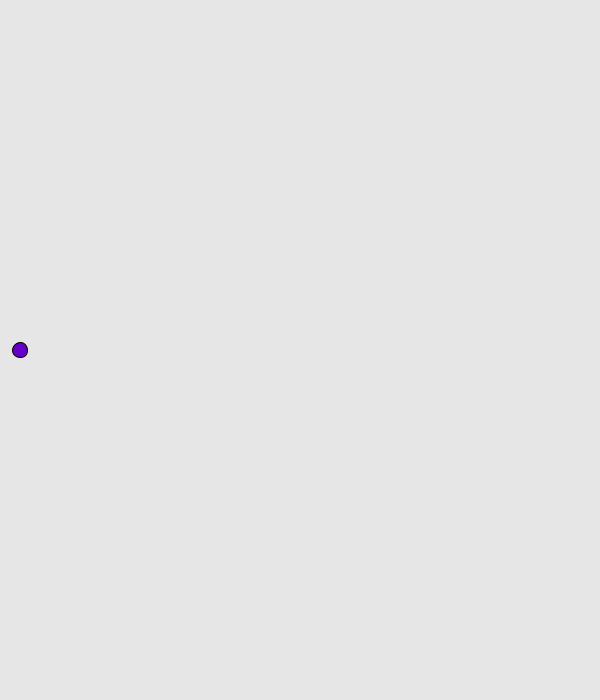
Frame 1 (no input)
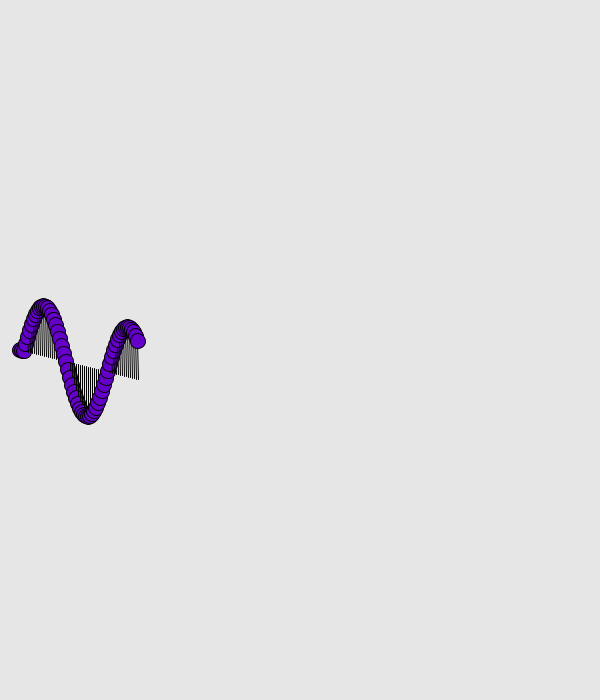
Frame 60 (the mouse pressed at the canvas centre just before this capture)
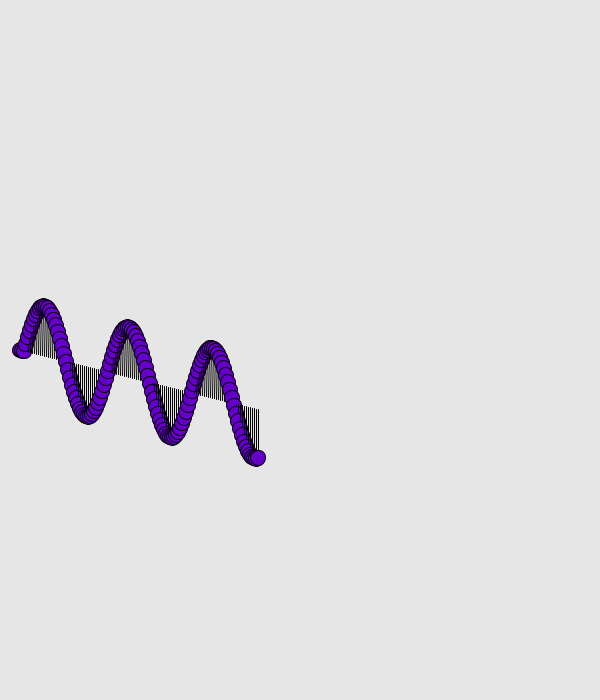
Frame 120 (the mouse held since frame 60 and released just before this capture)

The Processing sketch that drew these frames (run headless with seeded random() and noise(); from frame 60 on, the mouse is pressed at the canvas centre):

// Processing sketch: sketch_03_TheSnake
// ── sketch_03_TheSnake.pde


Mover m;
Oscillator osc;

void setup(){
  background(230);
  size(600, 700);
  
  
  m = new Mover( 20, height/2, 3, 20);
  osc = new Oscillator(m.loc.x, m.loc.y, PI/2, 50, 0, 15);
  m.vel.x = 2;
  m.vel.y =0.5;
}

void draw(){
 // background(230);
  
 osc.origo.x = m.loc.x;
 osc.origo.y = m.loc.y;
 m.update();
 osc.update();
 // m.display();
  osc.display();
}
// ── Mover.pde
class Mover{
  
  PVector loc;
  PVector vel;
  PVector accel;
  
  float angle;
  float aVel;
  float aAccel;
  
  float mass;
  float volume;
  
  float startX;
  float startY;

  float control = 100;
  Mover(float x_, float y_, float mass_, float volume_){
    loc = new PVector(x_, y_);
    vel = new PVector(0,0);
    accel = new PVector(0, 0);
    
    
    mass = mass_;
    volume = volume_;
    
    startX = x_;
    startY = y_;
  }
  
  void update(){
    accel.mult(control);
    loc.add(vel);
    vel.add(accel);
    vel.limit(30);
    accel.mult(0);
    loc.x = constrain(loc.x, 0, width);
    loc.y = constrain(loc.y, 0, height);
    
    angle += aVel;
    aVel += aAccel;
    aVel = constrain(aVel,-15,15);
    aAccel =0;
  }
  
  void display(){
    fill(200);
    pushMatrix();
    translate(loc.x, loc.y);
    rotate(angle);
    rect(-volume/2, -volume/2, volume, volume);
    popMatrix();
  }
  
  void checkEdges(){
    float c = 0.5;
    if(loc.x < 0){
      vel.x = c* Math.abs(vel.x);
    }
    if(width-mass < loc.x){
      vel.x =-c* Math.abs(vel.x);
    }
    
    if(loc.y < 0){
      vel.y = c*Math.abs(vel.y);
    }
    if(height-mass < loc.y){
      vel.y = -c*Math.abs(vel.y);
    }
  }
  
  void applyForce(PVector force){
    accel.add(PVector.div(force,mass));
  }
  
    void ignoreForce(PVector force){
    accel.sub(PVector.div(force,mass));
  }
  
  /*
   void applyForce(Force f){
    accel.add(PVector.div(f.vForce,mass));
  }
  
    void ignoreForce(Force f){
    accel.sub(PVector.div(f.vForce,mass));
  }
  */
  
  void reset(){
    loc.x = startX;
    loc.y = startY;
    vel.mult(0);
    
    angle =0;
    aVel =0;
  }
    
  
  PVector attract(Mover m){
    float G = 10;
    float distance = PVector.sub(loc,m.loc).mag();
    distance = constrain(distance, 5, 25);
    PVector r =  PVector.sub(loc,m.loc).normalize();
    
    return r.mult(G*mass*m.mass).div(distance*distance);
  }
}
// ── Oscillator.pde
class Oscillator{

PVector loc;
PVector vel;
PVector accel;
float th;

PVector direction;

PVector origo;

float amp;
float begin;
float period;
float angle;



Oscillator( float origox_, float origoy_ , float angle_, float amp_, float begin_, float period_){
  
  loc = new PVector(0,0);
  vel = new PVector(0,0);
  accel = new PVector(0,0);
  direction = new PVector(0,0);
  begin = begin_;
  amp = amp_;
  period = period_;
  angle = angle_;
  
  direction.x = cos(angle);
  direction.y= -sin(angle);
  
  origo = new PVector( origox_, origoy_);
  
  th=0;
}

void display(){
  fill(100,0,200);
  pushMatrix();
  translate(origo.x, origo.y);

  line(0,0, loc.x, loc.y);
   ellipse(loc.x, loc.y, 15, 15);
  popMatrix();
  
}

void update(){
  loc = vel.copy();
  vel = accel.copy();
  accel = PVector.mult(direction, amp*sin(th *period+begin)); 
  th += 0.01;
}
}
